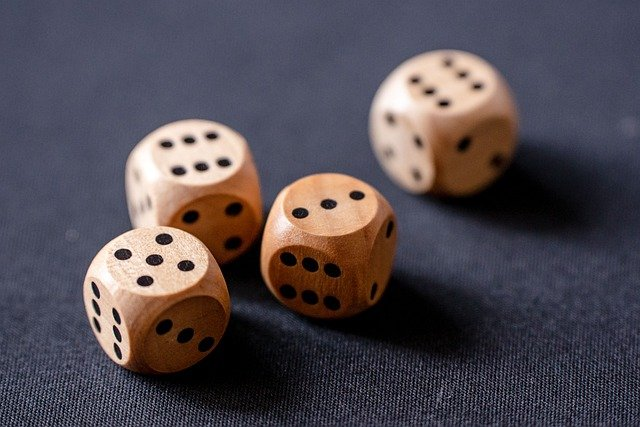
#> input picture uploads/cubes.jpg-1643217397600.jpeg, 640 x 427 px
$ python highPassReforce.py ../uploads/cubes.jpg-1643217397600.jpeg out.png 5 1.0
#> lines starting #> are read from the running program, lines starting #| are printed output that depends on the picture
import sys
import cv2
import numpy as np


value = int(sys.argv[3])
A = float(sys.argv[4])

img = cv2.imread(sys.argv[1])
#> img is the input picture: shape (427, 640, 3); mean B, G, R 80.8, 74.4, 82.1
data = np.array(img, dtype=float)
lowpass = cv2.GaussianBlur(data, (value, value), 0)
highpass = data - lowpass
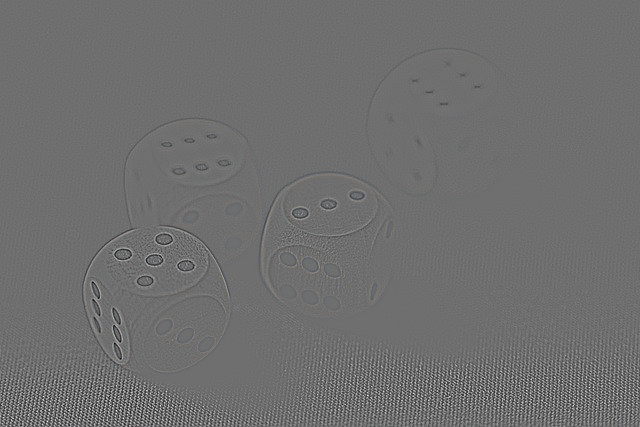
#> highpass: shape (427, 640, 3) float64; mean B, G, R 0, 0, 0; drawn with min black and max white

alf = ((A - 1) * data) + highpass

cv2.imwrite(sys.argv[2], alf)
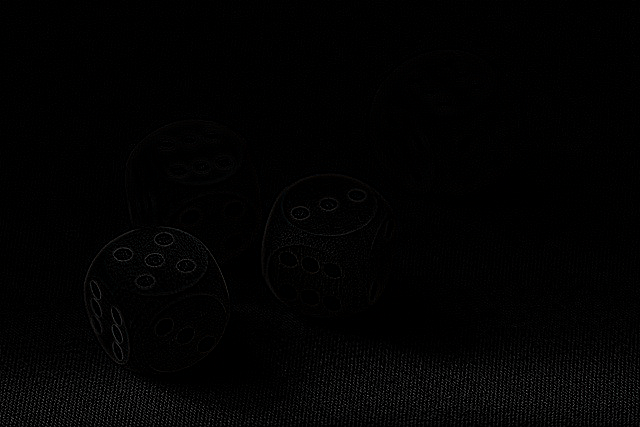
#> saved as out.png: shape (427, 640, 3); mean B, G, R 2.7, 2.7, 2.7
